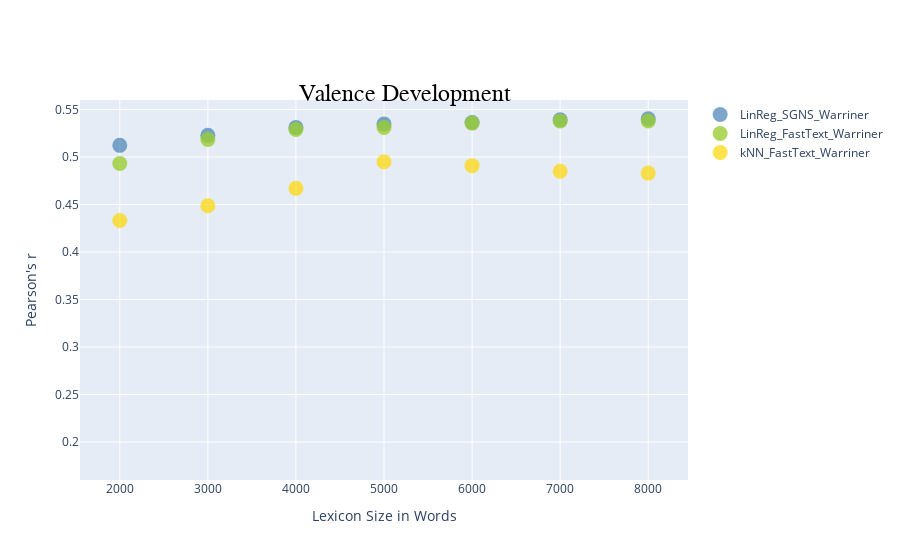

Write notebook code for a chart like this one.
### Markdown cell above
# Warriner Valence Development

### Code cell
fig2 = go.Figure()
fig2.add_trace(go.Scatter(x=[i* 1000 for i in range(2, 9)], y= df_LinReg_SGNS_Warriner['r_V'], name='LinReg_SGNS_Warriner',
                        mode = 'markers',  
                        marker = dict(color='steelblue', size=15, opacity=0.7,)))
fig2.add_trace(go.Scatter(x=[i* 1000 for i in range(2, 9)], y= df_LinReg_FastText_Warriner['r_V'], name='LinReg_FastText_Warriner',
                         mode='markers',  
                         marker=dict(color='yellowgreen', size=15, opacity=0.8,)))
fig2.add_trace(go.Scatter(x=[i* 1000 for i in range(2, 9)], y= df_kNN_FastText_Warriner['r_V'], name='kNN_FastText_Warriner',
                         mode='markers',  
                         marker=dict(color='gold', size=15, opacity=0.7,)))
fig2.update_layout(
    title={
        'text': "Valence Development",
        'x': 0.45,  
        'xanchor': 'center',  
        'y': 0.85,  
        'font': {
            'size': 24,  
            'family': "Arial",  
            'color': "black"  
        }
    },
    xaxis_title="Lexicon Size in Words",
    yaxis_title="Pearson's r",
    yaxis=dict(
        range=[0.16, 0.56],  
        autorange=False 
    )
)
fig2.show()

### Figure 1 — Plotly figure (JSON) as saved in the notebook; plotly's stock layout.template omitted (floating-point values rounded to 4 significant figures)
{"data": [{"marker": {"color": "steelblue", "opacity": 0.7, "size": 15}, "mode": "markers", "name": "LinReg_SGNS_Warriner", "x": [2000, 3000, 4000, 5000, 6000, 7000, 8000], "y": [0.5123, 0.5228, 0.5312, 0.5346, 0.5363, 0.5391, 0.5403], "type": "scatter"}, {"marker": {"color": "yellowgreen", "opacity": 0.8, "size": 15}, "mode": "markers", "name": "LinReg_FastText_Warriner", "x": [2000, 3000, 4000, 5000, 6000, 7000, 8000], "y": [0.4931, 0.5185, 0.529, 0.531, 0.5357, 0.5379, 0.5379], "type": "scatter"}, {"marker": {"color": "gold", "opacity": 0.7, "size": 15}, "mode": "markers", "name": "kNN_FastText_Warriner", "x": [2000, 3000, 4000, 5000, 6000, 7000, 8000], "y": [0.4331, 0.4486, 0.467, 0.495, 0.4909, 0.4851, 0.483], "type": "scatter"}], "layout": {"title": {"font": {"size": 24, "family": "Arial", "color": "black"}, "text": "Valence Development", "x": 0.45, "xanchor": "center", "y": 0.85}, "yaxis": {"title": {"text": "Pearson's r"}, "range": [0.16, 0.56], "autorange": false}, "xaxis": {"title": {"text": "Lexicon Size in Words"}}}}
